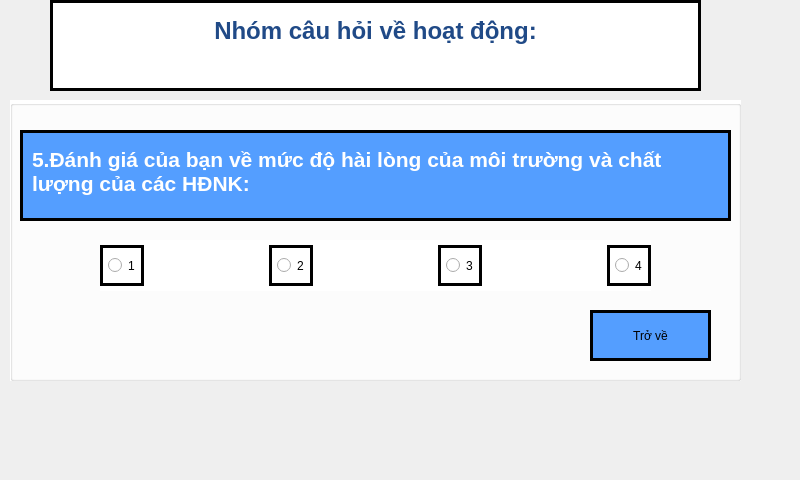
<?xml version="1.0" encoding="UTF-8"?>
<ui version="4.0">
 <class>activity</class>
 <widget class="QWidget" name="activity">
  <property name="geometry">
   <rect>
    <x>0</x>
    <y>0</y>
    <width>800</width>
    <height>480</height>
   </rect>
  </property>
  <property name="windowTitle">
   <string>Form</string>
  </property>
  <widget class="QTextBrowser" name="textBrowser">
   <property name="geometry">
    <rect>
     <x>50</x>
     <y>0</y>
     <width>651</width>
     <height>91</height>
    </rect>
   </property>
   <property name="styleSheet">
    <string notr="true">background-color: #ffffff;
padding: 10px 5px;
border: 3px solid black;</string>
   </property>
   <property name="html">
    <string>&lt;!DOCTYPE HTML PUBLIC &quot;-//W3C//DTD HTML 4.0//EN&quot; &quot;http://www.w3.org/TR/REC-html40/strict.dtd&quot;&gt;
&lt;html&gt;&lt;head&gt;&lt;meta name=&quot;qrichtext&quot; content=&quot;1&quot; /&gt;&lt;style type=&quot;text/css&quot;&gt;
p, li { white-space: pre-wrap; }
&lt;/style&gt;&lt;/head&gt;&lt;body style=&quot; font-family:'PibotoLt'; font-size:8pt; font-weight:400; font-style:normal;&quot;&gt;
&lt;p align=&quot;center&quot; style=&quot; margin-top:0px; margin-bottom:0px; margin-left:0px; margin-right:0px; -qt-block-indent:0; text-indent:0px;&quot;&gt;&lt;span style=&quot; font-size:18pt; font-weight:600; color:#204a87;&quot;&gt;Nhóm câu hỏi về hoạt động:&lt;/span&gt;&lt;/p&gt;&lt;/body&gt;&lt;/html&gt;</string>
   </property>
  </widget>
  <widget class="QStackedWidget" name="stackedWidget">
   <property name="geometry">
    <rect>
     <x>0</x>
     <y>90</y>
     <width>761</width>
     <height>341</height>
    </rect>
   </property>
   <property name="currentIndex">
    <number>4</number>
   </property>
   <widget class="QWidget" name="page_1">
    <widget class="QGroupBox" name="groupBox_3">
     <property name="geometry">
      <rect>
       <x>10</x>
       <y>10</y>
       <width>731</width>
       <height>281</height>
      </rect>
     </property>
     <property name="styleSheet">
      <string notr="true">background-color: #ffffff;</string>
     </property>
     <property name="title">
      <string/>
     </property>
     <widget class="QTextBrowser" name="textBrowser_8">
      <property name="geometry">
       <rect>
        <x>10</x>
        <y>30</y>
        <width>711</width>
        <height>71</height>
       </rect>
      </property>
      <property name="styleSheet">
       <string notr="true">background-color: #549eff;
padding: 10px 5px;
border: 3px solid black;</string>
      </property>
      <property name="html">
       <string>&lt;!DOCTYPE HTML PUBLIC &quot;-//W3C//DTD HTML 4.0//EN&quot; &quot;http://www.w3.org/TR/REC-html40/strict.dtd&quot;&gt;
&lt;html&gt;&lt;head&gt;&lt;meta name=&quot;qrichtext&quot; content=&quot;1&quot; /&gt;&lt;style type=&quot;text/css&quot;&gt;
p, li { white-space: pre-wrap; }
&lt;/style&gt;&lt;/head&gt;&lt;body style=&quot; font-family:'PibotoLt'; font-size:8pt; font-weight:400; font-style:normal;&quot;&gt;
&lt;p style=&quot; margin-top:0px; margin-bottom:0px; margin-left:0px; margin-right:0px; -qt-block-indent:0; text-indent:0px;&quot;&gt;&lt;span style=&quot; font-size:16pt; font-weight:600; color:#ffffff;&quot;&gt;1. Đánh giá của bạn về sự bổ ích của các HĐNK:&lt;/span&gt;&lt;/p&gt;&lt;/body&gt;&lt;/html&gt;</string>
      </property>
     </widget>
     <widget class="QPushButton" name="next">
      <property name="geometry">
       <rect>
        <x>580</x>
        <y>210</y>
        <width>121</width>
        <height>51</height>
       </rect>
      </property>
      <property name="styleSheet">
       <string notr="true">background-color: #549eff;
font: 75 italic 12pt &quot;Sans&quot;;
padding: 10px 5px;
border: 3px solid black;
</string>
      </property>
      <property name="text">
       <string>Tiếp tục</string>
      </property>
     </widget>
     <widget class="QWidget" name="layoutWidget">
      <property name="geometry">
       <rect>
        <x>90</x>
        <y>120</y>
        <width>551</width>
        <height>51</height>
       </rect>
      </property>
      <layout class="QHBoxLayout" name="horizontalLayout">
       <item>
        <widget class="QRadioButton" name="ra1_1">
         <property name="styleSheet">
          <string notr="true">font: 75 italic 12pt &quot;Sans&quot;;
padding: 10px 5px;
border: 3px solid black;</string>
         </property>
         <property name="text">
          <string>1</string>
         </property>
        </widget>
       </item>
       <item>
        <spacer name="horizontalSpacer">
         <property name="orientation">
          <enum>Qt::Horizontal</enum>
         </property>
         <property name="sizeHint" stdset="0">
          <size>
           <width>40</width>
           <height>20</height>
          </size>
         </property>
        </spacer>
       </item>
       <item>
        <widget class="QRadioButton" name="ra1_2">
         <property name="styleSheet">
          <string notr="true">font: 75 italic 12pt &quot;Sans&quot;;
padding: 10px 5px;
border: 3px solid black;
</string>
         </property>
         <property name="text">
          <string>2</string>
         </property>
        </widget>
       </item>
       <item>
        <spacer name="horizontalSpacer_2">
         <property name="orientation">
          <enum>Qt::Horizontal</enum>
         </property>
         <property name="sizeHint" stdset="0">
          <size>
           <width>40</width>
           <height>20</height>
          </size>
         </property>
        </spacer>
       </item>
       <item>
        <widget class="QRadioButton" name="ra1_3">
         <property name="styleSheet">
          <string notr="true">font: 75 italic 12pt &quot;Sans&quot;;
padding: 10px 5px;
border: 3px solid black;
</string>
         </property>
         <property name="text">
          <string>3</string>
         </property>
        </widget>
       </item>
       <item>
        <spacer name="horizontalSpacer_3">
         <property name="orientation">
          <enum>Qt::Horizontal</enum>
         </property>
         <property name="sizeHint" stdset="0">
          <size>
           <width>40</width>
           <height>20</height>
          </size>
         </property>
        </spacer>
       </item>
       <item>
        <widget class="QRadioButton" name="ra1_4">
         <property name="styleSheet">
          <string notr="true">font: 75 italic 12pt &quot;Sans&quot;;
padding: 10px 5px;
border: 3px solid black;</string>
         </property>
         <property name="text">
          <string>4</string>
         </property>
        </widget>
       </item>
      </layout>
     </widget>
    </widget>
   </widget>
   <widget class="QWidget" name="page_2">
    <widget class="QGroupBox" name="groupBox_2">
     <property name="geometry">
      <rect>
       <x>10</x>
       <y>10</y>
       <width>731</width>
       <height>281</height>
      </rect>
     </property>
     <property name="styleSheet">
      <string notr="true">background-color: #ffffff;</string>
     </property>
     <property name="title">
      <string/>
     </property>
     <widget class="QTextBrowser" name="textBrowser_4">
      <property name="geometry">
       <rect>
        <x>10</x>
        <y>30</y>
        <width>711</width>
        <height>71</height>
       </rect>
      </property>
      <property name="styleSheet">
       <string notr="true">background-color: #549eff;
padding: 10px 5px;
border: 3px solid black;</string>
      </property>
      <property name="html">
       <string>&lt;!DOCTYPE HTML PUBLIC &quot;-//W3C//DTD HTML 4.0//EN&quot; &quot;http://www.w3.org/TR/REC-html40/strict.dtd&quot;&gt;
&lt;html&gt;&lt;head&gt;&lt;meta name=&quot;qrichtext&quot; content=&quot;1&quot; /&gt;&lt;style type=&quot;text/css&quot;&gt;
p, li { white-space: pre-wrap; }
&lt;/style&gt;&lt;/head&gt;&lt;body style=&quot; font-family:'PibotoLt'; font-size:8pt; font-weight:400; font-style:normal;&quot;&gt;
&lt;p style=&quot; margin-top:0px; margin-bottom:0px; margin-left:0px; margin-right:0px; -qt-block-indent:0; text-indent:0px;&quot;&gt;&lt;span style=&quot; font-size:16pt; font-weight:600; color:#ffffff;&quot;&gt;2. Đánh giá của bạn về việc cập nhật hoạt động CTXH:&lt;/span&gt;&lt;/p&gt;&lt;/body&gt;&lt;/html&gt;</string>
      </property>
     </widget>
     <widget class="QPushButton" name="next_2">
      <property name="geometry">
       <rect>
        <x>580</x>
        <y>210</y>
        <width>121</width>
        <height>51</height>
       </rect>
      </property>
      <property name="styleSheet">
       <string notr="true">background-color: #549eff;
font: 75 italic 12pt &quot;Sans&quot;;
padding: 10px 5px;
border: 3px solid black;

</string>
      </property>
      <property name="text">
       <string>Tiếp tục</string>
      </property>
     </widget>
     <widget class="QWidget" name="layoutWidget_2">
      <property name="geometry">
       <rect>
        <x>90</x>
        <y>120</y>
        <width>551</width>
        <height>51</height>
       </rect>
      </property>
      <layout class="QHBoxLayout" name="horizontalLayout_2">
       <item>
        <widget class="QRadioButton" name="ra2_1">
         <property name="styleSheet">
          <string notr="true">font: 75 italic 12pt &quot;Sans&quot;;
padding: 10px 5px;
border: 3px solid black;
</string>
         </property>
         <property name="text">
          <string>1</string>
         </property>
        </widget>
       </item>
       <item>
        <spacer name="horizontalSpacer_4">
         <property name="orientation">
          <enum>Qt::Horizontal</enum>
         </property>
         <property name="sizeHint" stdset="0">
          <size>
           <width>40</width>
           <height>20</height>
          </size>
         </property>
        </spacer>
       </item>
       <item>
        <widget class="QRadioButton" name="ra2_2">
         <property name="styleSheet">
          <string notr="true">font: 75 italic 12pt &quot;Sans&quot;;
padding: 10px 5px;
border: 3px solid black;

</string>
         </property>
         <property name="text">
          <string>2</string>
         </property>
        </widget>
       </item>
       <item>
        <spacer name="horizontalSpacer_5">
         <property name="orientation">
          <enum>Qt::Horizontal</enum>
         </property>
         <property name="sizeHint" stdset="0">
          <size>
           <width>40</width>
           <height>20</height>
          </size>
         </property>
        </spacer>
       </item>
       <item>
        <widget class="QRadioButton" name="ra2_3">
         <property name="styleSheet">
          <string notr="true">font: 75 italic 12pt &quot;Sans&quot;;
padding: 10px 5px;
border: 3px solid black;
</string>
         </property>
         <property name="text">
          <string>3</string>
         </property>
        </widget>
       </item>
       <item>
        <spacer name="horizontalSpacer_6">
         <property name="orientation">
          <enum>Qt::Horizontal</enum>
         </property>
         <property name="sizeHint" stdset="0">
          <size>
           <width>40</width>
           <height>20</height>
          </size>
         </property>
        </spacer>
       </item>
       <item>
        <widget class="QRadioButton" name="ra2_4">
         <property name="styleSheet">
          <string notr="true">font: 75 italic 12pt &quot;Sans&quot;;
padding: 10px 5px;
border: 3px solid black;
</string>
         </property>
         <property name="text">
          <string>4</string>
         </property>
        </widget>
       </item>
      </layout>
     </widget>
     <zorder>layoutWidget_2</zorder>
     <zorder>textBrowser_4</zorder>
     <zorder>next_2</zorder>
    </widget>
   </widget>
   <widget class="QWidget" name="page_3">
    <widget class="QGroupBox" name="groupBox_4">
     <property name="geometry">
      <rect>
       <x>10</x>
       <y>10</y>
       <width>731</width>
       <height>281</height>
      </rect>
     </property>
     <property name="styleSheet">
      <string notr="true">background-color: #ffffff;</string>
     </property>
     <property name="title">
      <string/>
     </property>
     <widget class="QTextBrowser" name="textBrowser_7">
      <property name="geometry">
       <rect>
        <x>10</x>
        <y>30</y>
        <width>711</width>
        <height>71</height>
       </rect>
      </property>
      <property name="styleSheet">
       <string notr="true">background-color: #549eff;
padding: 10px 5px;
border: 3px solid black;</string>
      </property>
      <property name="html">
       <string>&lt;!DOCTYPE HTML PUBLIC &quot;-//W3C//DTD HTML 4.0//EN&quot; &quot;http://www.w3.org/TR/REC-html40/strict.dtd&quot;&gt;
&lt;html&gt;&lt;head&gt;&lt;meta name=&quot;qrichtext&quot; content=&quot;1&quot; /&gt;&lt;style type=&quot;text/css&quot;&gt;
p, li { white-space: pre-wrap; }
&lt;/style&gt;&lt;/head&gt;&lt;body style=&quot; font-family:'PibotoLt'; font-size:8pt; font-weight:400; font-style:normal;&quot;&gt;
&lt;p style=&quot; margin-top:0px; margin-bottom:0px; margin-left:0px; margin-right:0px; -qt-block-indent:0; text-indent:0px;&quot;&gt;&lt;span style=&quot; font-size:16pt; font-weight:600; color:#ffffff;&quot;&gt;3. Đánh giá của bạn về việc đảm bảo CTXH đầy đủ cho sinh viên:&lt;/span&gt;&lt;/p&gt;&lt;/body&gt;&lt;/html&gt;</string>
      </property>
     </widget>
     <widget class="QPushButton" name="home">
      <property name="geometry">
       <rect>
        <x>580</x>
        <y>210</y>
        <width>121</width>
        <height>51</height>
       </rect>
      </property>
      <property name="styleSheet">
       <string notr="true">background-color: #549eff;
font: 75 italic 12pt &quot;Sans&quot;;
padding: 10px 5px;
border: 3px solid black;

</string>
      </property>
      <property name="text">
       <string>Tiếp tục</string>
      </property>
     </widget>
     <widget class="QWidget" name="layoutWidget_3">
      <property name="geometry">
       <rect>
        <x>90</x>
        <y>120</y>
        <width>551</width>
        <height>51</height>
       </rect>
      </property>
      <layout class="QHBoxLayout" name="horizontalLayout_3">
       <item>
        <widget class="QRadioButton" name="ra3_1">
         <property name="styleSheet">
          <string notr="true">font: 75 italic 12pt &quot;Sans&quot;;
padding: 10px 5px;
border: 3px solid black;
</string>
         </property>
         <property name="text">
          <string>1</string>
         </property>
        </widget>
       </item>
       <item>
        <spacer name="horizontalSpacer_7">
         <property name="orientation">
          <enum>Qt::Horizontal</enum>
         </property>
         <property name="sizeHint" stdset="0">
          <size>
           <width>40</width>
           <height>20</height>
          </size>
         </property>
        </spacer>
       </item>
       <item>
        <widget class="QRadioButton" name="ra3_2">
         <property name="styleSheet">
          <string notr="true">font: 75 italic 12pt &quot;Sans&quot;;
padding: 10px 5px;
border: 3px solid black;
</string>
         </property>
         <property name="text">
          <string>2</string>
         </property>
        </widget>
       </item>
       <item>
        <spacer name="horizontalSpacer_8">
         <property name="orientation">
          <enum>Qt::Horizontal</enum>
         </property>
         <property name="sizeHint" stdset="0">
          <size>
           <width>40</width>
           <height>20</height>
          </size>
         </property>
        </spacer>
       </item>
       <item>
        <widget class="QRadioButton" name="ra3_3">
         <property name="styleSheet">
          <string notr="true">font: 75 italic 12pt &quot;Sans&quot;;
padding: 10px 5px;
border: 3px solid black;
</string>
         </property>
         <property name="text">
          <string>3</string>
         </property>
        </widget>
       </item>
       <item>
        <spacer name="horizontalSpacer_9">
         <property name="orientation">
          <enum>Qt::Horizontal</enum>
         </property>
         <property name="sizeHint" stdset="0">
          <size>
           <width>40</width>
           <height>20</height>
          </size>
         </property>
        </spacer>
       </item>
       <item>
        <widget class="QRadioButton" name="ra3_4">
         <property name="styleSheet">
          <string notr="true">font: 75 italic 12pt &quot;Sans&quot;;
padding: 10px 5px;
border: 3px solid black;
</string>
         </property>
         <property name="text">
          <string>4</string>
         </property>
        </widget>
       </item>
      </layout>
     </widget>
    </widget>
   </widget>
   <widget class="QWidget" name="page">
    <widget class="QGroupBox" name="groupBox_5">
     <property name="geometry">
      <rect>
       <x>10</x>
       <y>10</y>
       <width>731</width>
       <height>281</height>
      </rect>
     </property>
     <property name="styleSheet">
      <string notr="true">background-color: #ffffff;</string>
     </property>
     <property name="title">
      <string/>
     </property>
     <widget class="QTextBrowser" name="textBrowser_9">
      <property name="geometry">
       <rect>
        <x>10</x>
        <y>30</y>
        <width>711</width>
        <height>71</height>
       </rect>
      </property>
      <property name="styleSheet">
       <string notr="true">background-color: #549eff;
padding: 10px 5px;
border: 3px solid black;</string>
      </property>
      <property name="html">
       <string>&lt;!DOCTYPE HTML PUBLIC &quot;-//W3C//DTD HTML 4.0//EN&quot; &quot;http://www.w3.org/TR/REC-html40/strict.dtd&quot;&gt;
&lt;html&gt;&lt;head&gt;&lt;meta name=&quot;qrichtext&quot; content=&quot;1&quot; /&gt;&lt;style type=&quot;text/css&quot;&gt;
p, li { white-space: pre-wrap; }
&lt;/style&gt;&lt;/head&gt;&lt;body style=&quot; font-family:'PibotoLt'; font-size:8pt; font-weight:400; font-style:normal;&quot;&gt;
&lt;p style=&quot; margin-top:0px; margin-bottom:0px; margin-left:0px; margin-right:0px; -qt-block-indent:0; text-indent:0px;&quot;&gt;&lt;span style=&quot; font-size:16pt; font-weight:600; color:#ffffff;&quot;&gt;4. Đánh giá của bạn về việc tổ chức thường xuyên các HĐ và phong trào:&lt;/span&gt;&lt;/p&gt;&lt;/body&gt;&lt;/html&gt;</string>
      </property>
     </widget>
     <widget class="QPushButton" name="home_2">
      <property name="geometry">
       <rect>
        <x>580</x>
        <y>210</y>
        <width>121</width>
        <height>51</height>
       </rect>
      </property>
      <property name="styleSheet">
       <string notr="true">background-color: #549eff;
font: 75 italic 12pt &quot;Sans&quot;;
padding: 10px 5px;
border: 3px solid black;

</string>
      </property>
      <property name="text">
       <string>Tiếp tục</string>
      </property>
     </widget>
     <widget class="QWidget" name="layoutWidget_4">
      <property name="geometry">
       <rect>
        <x>90</x>
        <y>120</y>
        <width>551</width>
        <height>51</height>
       </rect>
      </property>
      <layout class="QHBoxLayout" name="horizontalLayout_4">
       <item>
        <widget class="QRadioButton" name="ra3_5">
         <property name="styleSheet">
          <string notr="true">font: 75 italic 12pt &quot;Sans&quot;;
padding: 10px 5px;
border: 3px solid black;
</string>
         </property>
         <property name="text">
          <string>1</string>
         </property>
        </widget>
       </item>
       <item>
        <spacer name="horizontalSpacer_10">
         <property name="orientation">
          <enum>Qt::Horizontal</enum>
         </property>
         <property name="sizeHint" stdset="0">
          <size>
           <width>40</width>
           <height>20</height>
          </size>
         </property>
        </spacer>
       </item>
       <item>
        <widget class="QRadioButton" name="ra3_6">
         <property name="styleSheet">
          <string notr="true">font: 75 italic 12pt &quot;Sans&quot;;
padding: 10px 5px;
border: 3px solid black;
</string>
         </property>
         <property name="text">
          <string>2</string>
         </property>
        </widget>
       </item>
       <item>
        <spacer name="horizontalSpacer_11">
         <property name="orientation">
          <enum>Qt::Horizontal</enum>
         </property>
         <property name="sizeHint" stdset="0">
          <size>
           <width>40</width>
           <height>20</height>
          </size>
         </property>
        </spacer>
       </item>
       <item>
        <widget class="QRadioButton" name="ra3_7">
         <property name="styleSheet">
          <string notr="true">font: 75 italic 12pt &quot;Sans&quot;;
padding: 10px 5px;
border: 3px solid black;
</string>
         </property>
         <property name="text">
          <string>3</string>
         </property>
        </widget>
       </item>
       <item>
        <spacer name="horizontalSpacer_12">
         <property name="orientation">
          <enum>Qt::Horizontal</enum>
         </property>
         <property name="sizeHint" stdset="0">
          <size>
           <width>40</width>
           <height>20</height>
          </size>
         </property>
        </spacer>
       </item>
       <item>
        <widget class="QRadioButton" name="ra3_8">
         <property name="styleSheet">
          <string notr="true">font: 75 italic 12pt &quot;Sans&quot;;
padding: 10px 5px;
border: 3px solid black;
</string>
         </property>
         <property name="text">
          <string>4</string>
         </property>
        </widget>
       </item>
      </layout>
     </widget>
    </widget>
   </widget>
   <widget class="QWidget" name="page_4">
    <widget class="QGroupBox" name="groupBox_6">
     <property name="geometry">
      <rect>
       <x>10</x>
       <y>10</y>
       <width>731</width>
       <height>281</height>
      </rect>
     </property>
     <property name="styleSheet">
      <string notr="true">background-color: #ffffff;</string>
     </property>
     <property name="title">
      <string/>
     </property>
     <widget class="QTextBrowser" name="textBrowser_10">
      <property name="geometry">
       <rect>
        <x>10</x>
        <y>30</y>
        <width>711</width>
        <height>91</height>
       </rect>
      </property>
      <property name="styleSheet">
       <string notr="true">background-color: #549eff;
padding: 10px 5px;
border: 3px solid black;</string>
      </property>
      <property name="html">
       <string>&lt;!DOCTYPE HTML PUBLIC &quot;-//W3C//DTD HTML 4.0//EN&quot; &quot;http://www.w3.org/TR/REC-html40/strict.dtd&quot;&gt;
&lt;html&gt;&lt;head&gt;&lt;meta name=&quot;qrichtext&quot; content=&quot;1&quot; /&gt;&lt;style type=&quot;text/css&quot;&gt;
p, li { white-space: pre-wrap; }
&lt;/style&gt;&lt;/head&gt;&lt;body style=&quot; font-family:'PibotoLt'; font-size:8pt; font-weight:400; font-style:normal;&quot;&gt;
&lt;p style=&quot; margin-top:0px; margin-bottom:0px; margin-left:0px; margin-right:0px; -qt-block-indent:0; text-indent:0px;&quot;&gt;&lt;span style=&quot; font-size:16pt; font-weight:600; color:#ffffff;&quot;&gt;5.Đánh giá của bạn về mức độ hài lòng của môi trường và chất lượng của các HĐNK:&lt;/span&gt;&lt;/p&gt;&lt;/body&gt;&lt;/html&gt;</string>
      </property>
     </widget>
     <widget class="QPushButton" name="home_3">
      <property name="geometry">
       <rect>
        <x>580</x>
        <y>210</y>
        <width>121</width>
        <height>51</height>
       </rect>
      </property>
      <property name="styleSheet">
       <string notr="true">background-color: #549eff;
font: 75 italic 12pt &quot;Sans&quot;;
padding: 10px 5px;
border: 3px solid black;

</string>
      </property>
      <property name="text">
       <string>Trở về</string>
      </property>
     </widget>
     <widget class="QWidget" name="layoutWidget_5">
      <property name="geometry">
       <rect>
        <x>90</x>
        <y>140</y>
        <width>551</width>
        <height>51</height>
       </rect>
      </property>
      <layout class="QHBoxLayout" name="horizontalLayout_5">
       <item>
        <widget class="QRadioButton" name="ra3_9">
         <property name="styleSheet">
          <string notr="true">font: 75 italic 12pt &quot;Sans&quot;;
padding: 10px 5px;
border: 3px solid black;
</string>
         </property>
         <property name="text">
          <string>1</string>
         </property>
        </widget>
       </item>
       <item>
        <spacer name="horizontalSpacer_13">
         <property name="orientation">
          <enum>Qt::Horizontal</enum>
         </property>
         <property name="sizeHint" stdset="0">
          <size>
           <width>40</width>
           <height>20</height>
          </size>
         </property>
        </spacer>
       </item>
       <item>
        <widget class="QRadioButton" name="ra3_10">
         <property name="styleSheet">
          <string notr="true">font: 75 italic 12pt &quot;Sans&quot;;
padding: 10px 5px;
border: 3px solid black;
</string>
         </property>
         <property name="text">
          <string>2</string>
         </property>
        </widget>
       </item>
       <item>
        <spacer name="horizontalSpacer_14">
         <property name="orientation">
          <enum>Qt::Horizontal</enum>
         </property>
         <property name="sizeHint" stdset="0">
          <size>
           <width>40</width>
           <height>20</height>
          </size>
         </property>
        </spacer>
       </item>
       <item>
        <widget class="QRadioButton" name="ra3_11">
         <property name="styleSheet">
          <string notr="true">font: 75 italic 12pt &quot;Sans&quot;;
padding: 10px 5px;
border: 3px solid black;
</string>
         </property>
         <property name="text">
          <string>3</string>
         </property>
        </widget>
       </item>
       <item>
        <spacer name="horizontalSpacer_15">
         <property name="orientation">
          <enum>Qt::Horizontal</enum>
         </property>
         <property name="sizeHint" stdset="0">
          <size>
           <width>40</width>
           <height>20</height>
          </size>
         </property>
        </spacer>
       </item>
       <item>
        <widget class="QRadioButton" name="ra3_12">
         <property name="styleSheet">
          <string notr="true">font: 75 italic 12pt &quot;Sans&quot;;
padding: 10px 5px;
border: 3px solid black;
</string>
         </property>
         <property name="text">
          <string>4</string>
         </property>
        </widget>
       </item>
      </layout>
     </widget>
    </widget>
   </widget>
  </widget>
  <widget class="QLabel" name="label_2">
   <property name="geometry">
    <rect>
     <x>610</x>
     <y>10</y>
     <width>71</width>
     <height>71</height>
    </rect>
   </property>
   <property name="text">
    <string/>
   </property>
   <property name="pixmap">
    <pixmap resource="image.qrc">:/image/logo.png</pixmap>
   </property>
   <property name="scaledContents">
    <bool>true</bool>
   </property>
  </widget>
 </widget>
 <resources>
  <include location="image.qrc"/>
 </resources>
 <connections/>
</ui>
